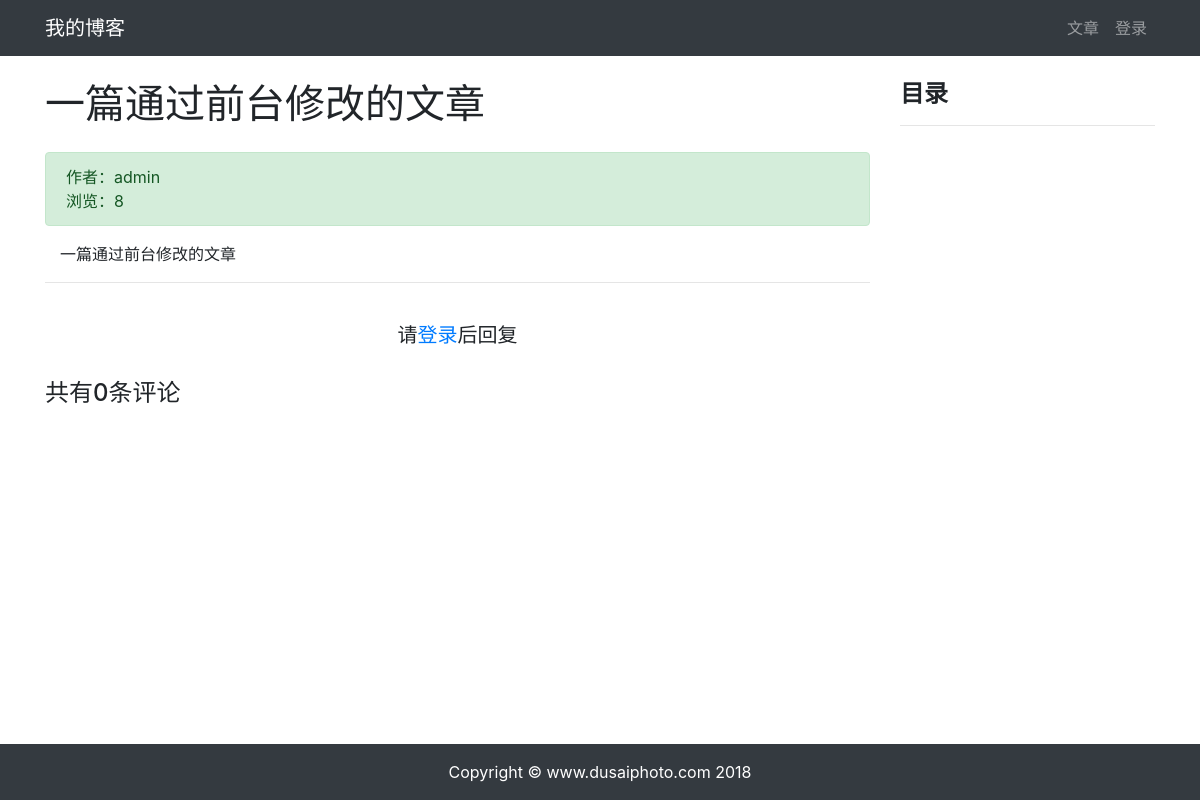
The page /article/article-detail/9/ on the database its author committed.
### article/models.py (models this page shows, shortened)
class ArticlePost(models.Model):
    author = models.ForeignKey(User, on_delete=models.CASCADE)
    title = models.CharField(max_length=100)
    body = models.TextField()
    created = models.DateField(default=timezone.now)
    updated = models.DateTimeField(auto_now=True)
    total_views = models.PositiveBigIntegerField(default=0)
    class Meta:
        ordering = ('-created',)

### article/views.py (the view)
# urls.py: path('article-detail/<int:id>/', views.article_detail, name='article_detail'),
def article_detail(request, id):
    article = ArticlePost.objects.get(id=id)
    comments = Comment.objects.filter(article=id)
    article.total_views += 1
    article.save(update_fields=['total_views'])
    md = markdown.Markdown(extensions=[
                                         'markdown.extensions.extra',
                                         'markdown.extensions.codehilite',
                                         'markdown.extensions.toc',
                                     ])
    article.body = md.convert(article.body)
    context = {'article': article, 'toc': md.toc, 'comments': comments}
    return render(request, 'article/detail.html', context)

### templates/article/detail.html (shortened to what this page needs)
{% extends "base.html" %}
{% load static %}
{% block content %}
<div class="container">
    <div class="row">
        <div class="col-9">
        <h1 class="mt-4 mb-4">{{ article.title }}</h1>
        <div class="col-12 alert alert-success">
            <div>作者：{{ article.author }}
            </div>
            <div>
                浏览：{{ article.total_views }}
            </div>
        </div>
            <div class="col-12">
                <p>{{ article.body|safe }}</p>
            </div>
                <hr>
    {% if user.is_authenticated %}
        <div>
            <form
                action="{% url 'comment:post_comment' article.id %}"
                method="POST"
            >
            {% csrf_token %}
                <div class="form-group">
                    <label for="body">
                        <strong>
                            我也要发言：
                        </strong>
                    </label>
                    <textarea
                        type="text"
                        class="form-control"
                        id="body"
                        name="body"
                        rows="2"></textarea>
                </div>
                <button type="submit" class="btn btn-primary ">发送</button>
            </form>
        </div>
        <br>
    {% else %}
        <br>
        <h5 class="row justify-content-center">
            请<a href="{% url 'userprofile:login' %}">登录</a>后回复
        </h5>
        <br>
    {% endif %}
    <h4>共有{{ comments.count }}条评论</h4>
        </div>
        <div class="col-3 mt-4">
            <h4><strong>目录</strong></h4>
            <hr>
        </div>
    </div>
</div>
{% endblock content %}

### rows shown on the page
ArticlePost: title "一篇通过前台修改的文章", author "admin", total_views "8", body "一篇通过前台修改的文章"

### other values the page prints
{{ comments.count }} "0"
